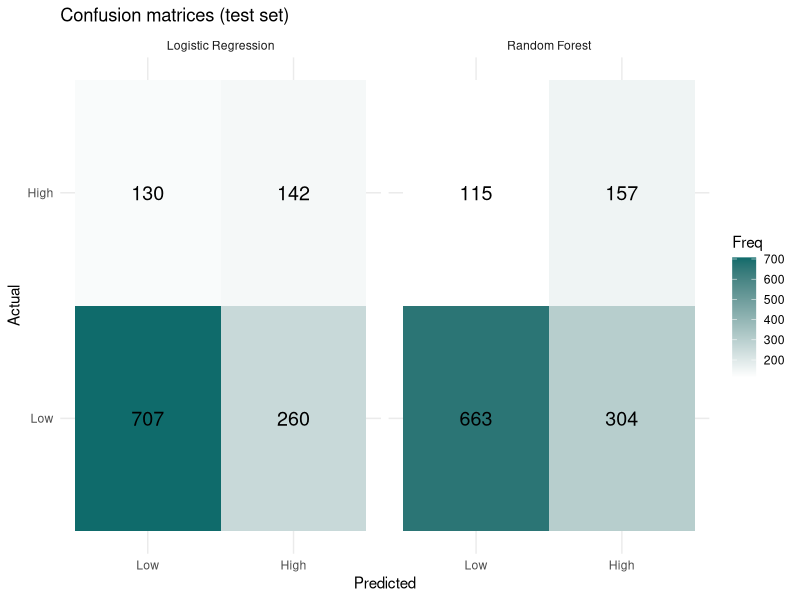
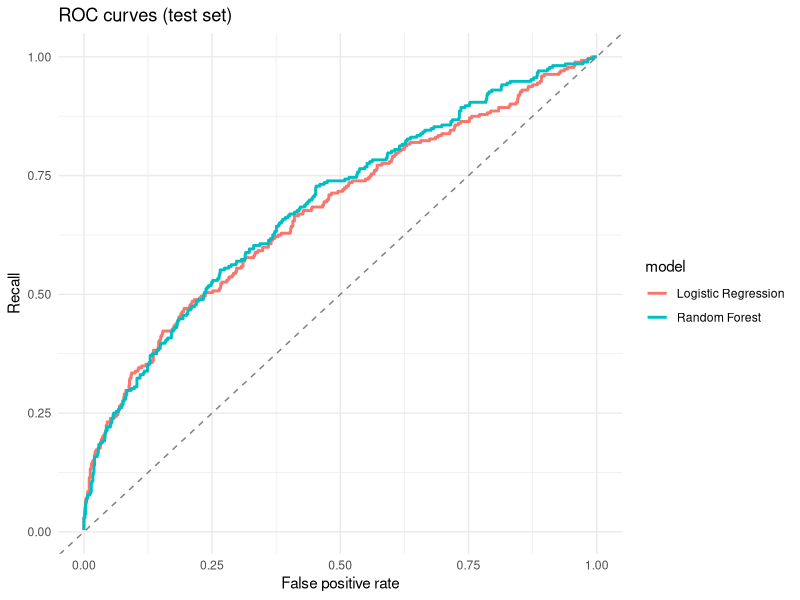
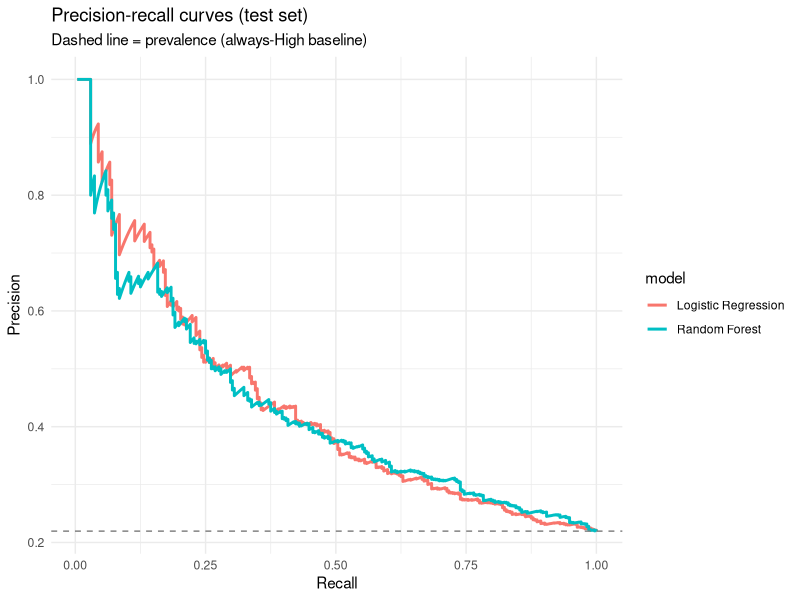
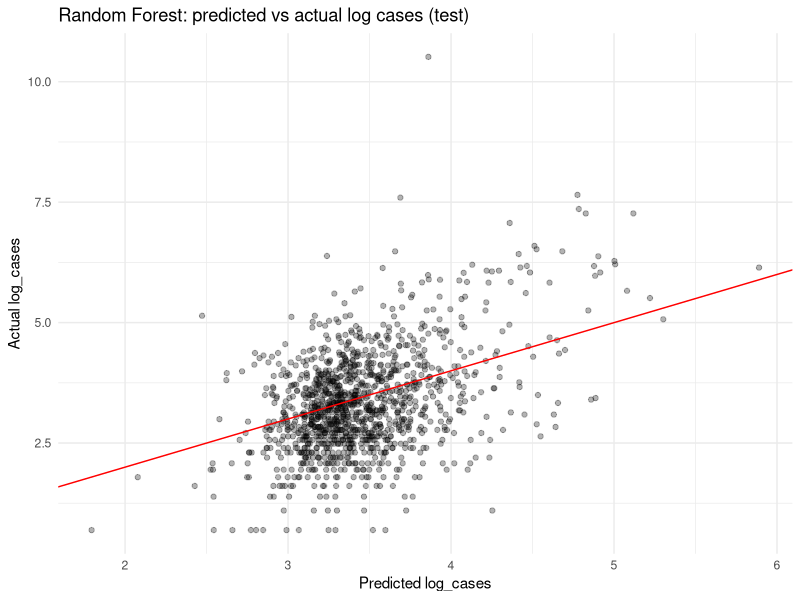

R code for these plots, in order:
library(dplyr)
library(ggplot2)
library(ranger)

set.seed(42)
for (p in c("outputs/tables", "outputs/models",
            "outputs/figures/regression", "outputs/figures/classification"))
  dir.create(p, recursive = TRUE, showWarnings = FALSE)

MTRY_REG  <- 9
MTRY_CLF  <- 3
THR_LR    <- 0.22
THR_RF    <- 0.27
N_BOOT    <- 1000

d <- read.csv("data/final/modeling_data.csv", stringsAsFactors = TRUE)
d$high   <- as.integer(d$high_outbreak %in% c("High", 1, "1", TRUE, "TRUE"))
d$high_f <- factor(ifelse(d$high == 1, "High", "Low"), levels = c("Low", "High"))
d$is_monsoon  <- as.numeric(d$is_monsoon)
d$has_history <- as.numeric(d$has_history)

train  <- d %>% filter(split == "train")
test   <- d %>% filter(split == "test")
stress <- d %>% filter(split == "stress")

# Keep this list identical to the one used in 08_regression.R and 09_classification.R.
predictors <- c("prev_log_cases", "roll3_log_cases", "days_since_prev",
                "n_prior_reports", "has_history",
                "Temp_C", "preci_log", "LAI",
                "temp_x_precip", "temp_x_lai", "hot_wet",
                "season", "is_monsoon", "month_sin", "month_cos", "year_index",
                "Disease", "zone", "Latitude", "Longitude")
# is_monsoon is fully determined by season, so it is dropped for the linear models
lin_pred <- setdiff(predictors, "is_monsoon")

lm_fit  <- lm(log_cases ~ ., data = train[, c("log_cases", lin_pred)])
glm_fit <- suppressWarnings(
  glm(high_f ~ ., data = train[, c("high_f", lin_pred)], family = binomial()))
rf_reg  <- ranger(log_cases ~ ., data = train[, c("log_cases", predictors)],
                  num.trees = 500, mtry = MTRY_REG, seed = 42)
rf_clf  <- ranger(high_f ~ ., data = train[, c("high_f", predictors)],
                  num.trees = 500, mtry = MTRY_CLF, probability = TRUE, seed = 42)

saveRDS(list(lm = lm_fit, glm = glm_fit, rf_reg = rf_reg, rf_clf = rf_clf),
        "outputs/models/final_models.rds")

thr_tbl <- train %>% filter(high == 1) %>% group_by(Disease) %>%
  summarise(min_high = min(Cases), .groups = "drop")

add_preds <- function(df) {
  df$pred_base <- mean(train$log_cases)
  df$pred_lm   <- suppressWarnings(predict(lm_fit, df))
  df$pred_rf   <- predict(rf_reg, df)$predictions
  df$p_lr      <- suppressWarnings(predict(glm_fit, df, type = "response"))
  df$p_rf      <- predict(rf_clf, df)$predictions[, "High"]
  thr          <- thr_tbl$min_high[match(df$Disease, thr_tbl$Disease)]
  df$rule_prev <- as.integer(df$has_history == 1 & expm1(df$prev_log_cases) >= thr)
  df$rule_prev[is.na(df$rule_prev)] <- 0L
  df
}
test   <- add_preds(test)
stress <- add_preds(stress)


reg_metrics <- function(y, pred, model) {
  data.frame(model = model, n = length(y),
             RMSE = sqrt(mean((y - pred)^2)),
             MAE  = mean(abs(y - pred)),
             R2   = 1 - sum((y - pred)^2) / sum((y - mean(y))^2),
             MAE_cases = mean(abs(expm1(y) - expm1(pred))))
}

roc_auc <- function(y, s) {
  n1 <- sum(y == 1); n0 <- sum(y == 0); r <- rank(s)
  (sum(r[y == 1]) - n1 * (n1 + 1) / 2) / (n1 * n0)
}

curve_points <- function(y, s) {
  o <- order(s, decreasing = TRUE); y <- y[o]; s <- s[o]
  tp <- cumsum(y); fp <- cumsum(1 - y)
  last <- c(s[-length(s)] != s[-1], TRUE)
  tp <- tp[last]; fp <- fp[last]
  data.frame(tpr = tp / sum(y), fpr = fp / sum(1 - y), precision = tp / (tp + fp))
}

pr_auc <- function(y, s) {
  cp <- curve_points(y, s)
  sum(diff(c(0, cp$tpr)) * cp$precision)
}

clf_metrics <- function(y, score, pred, model) {
  tp <- sum(pred == 1 & y == 1); fp <- sum(pred == 1 & y == 0)
  fn <- sum(pred == 0 & y == 1); tn <- sum(pred == 0 & y == 0)
  precision <- if (tp + fp > 0) tp / (tp + fp) else NA
  recall    <- tp / (tp + fn)
  f1 <- if (!is.na(precision) && precision + recall > 0)
    2 * precision * recall / (precision + recall) else 0
  data.frame(model = model, n = length(y),
             accuracy = (tp + tn) / length(y), precision = precision,
             recall = recall, F1 = f1, specificity = tn / (tn + fp),
             ROC_AUC = roc_auc(y, score), PR_AUC = pr_auc(y, score),
             prevalence = mean(y))
}

evaluate <- function(df, set_name, subset_label) {
  y <- df$high; n <- nrow(df)
  reg <- bind_rows(
    reg_metrics(df$log_cases, df$pred_base, "Baseline (train mean)"),
    reg_metrics(df$log_cases, df$pred_lm,   "Linear Regression"),
    reg_metrics(df$log_cases, df$pred_rf,   "Random Forest"))
  clf <- bind_rows(
    clf_metrics(y, df$p_lr, as.integer(df$p_lr >= THR_LR), "Logistic Regression"),
    clf_metrics(y, df$p_rf, as.integer(df$p_rf >= THR_RF), "Random Forest"),
    clf_metrics(y, df$rule_prev, df$rule_prev, "Previous report rule"),
    clf_metrics(y, rep(0, n), rep(0L, n), "Always Low"))
  list(reg = cbind(set = set_name, subset = subset_label, reg),
       clf = cbind(set = set_name, subset = subset_label, clf))
}

# ---------------------------------------------------------------- evaluate
reg_all <- list(); clf_all <- list()
for (s in c("test", "stress")) {
  df <- get(s)
  for (h in c("All", "has_history=1", "has_history=0")) {
    sub <- switch(h, "All" = df,
                  "has_history=1" = df[df$has_history == 1, ],
                  "has_history=0" = df[df$has_history == 0, ])
    r <- evaluate(sub, s, h)
    reg_all[[paste(s, h)]] <- r$reg
    clf_all[[paste(s, h)]] <- r$clf
  }
}
reg_tab <- bind_rows(reg_all); clf_tab <- bind_rows(clf_all)
num_cols <- function(x) mutate(x, across(where(is.numeric) & !matches("^n$"), ~ round(.x, 3)))
write.csv(num_cols(reg_tab), "outputs/tables/eval_regression.csv", row.names = FALSE)
write.csv(num_cols(clf_tab), "outputs/tables/eval_classification.csv", row.names = FALSE)

cat("\n=== Regression (log scale; MAE_cases on case scale) ===\n")
print(num_cols(reg_tab %>% filter(subset == "All")), row.names = FALSE)
cat("\n=== Surge classification ===\n")
print(num_cols(clf_tab %>% filter(subset == "All")), row.names = FALSE)


cm <- function(y, p) table(Actual = factor(ifelse(y == 1, "High", "Low"), c("Low", "High")),
                           Predicted = factor(ifelse(p == 1, "High", "Low"), c("Low", "High")))
pred_lr_test <- as.integer(test$p_lr >= THR_LR)
pred_rf_test <- as.integer(test$p_rf >= THR_RF)
cat("\nConfusion matrix, test, Logistic Regression:\n"); print(cm(test$high, pred_lr_test))
cat("\nConfusion matrix, test, Random Forest:\n");       print(cm(test$high, pred_rf_test))

cm_df <- bind_rows(
  as.data.frame(cm(test$high, pred_lr_test)) %>% mutate(model = "Logistic Regression"),
  as.data.frame(cm(test$high, pred_rf_test)) %>% mutate(model = "Random Forest"))
p_cm <- ggplot(cm_df, aes(Predicted, Actual, fill = Freq)) +
  geom_tile() + geom_text(aes(label = Freq), size = 5) +
  scale_fill_gradient(low = "white", high = "#0f6b6b") +
  facet_wrap(~ model) + labs(title = "Confusion matrices (test set)") + theme_minimal()
ggsave("outputs/figures/classification/confusion_matrices_test.png", p_cm,
       width = 8, height = 4, dpi = 300)


curves <- bind_rows(
  cbind(curve_points(test$high, test$p_lr), model = "Logistic Regression"),
  cbind(curve_points(test$high, test$p_rf), model = "Random Forest"))

p_roc <- ggplot(curves, aes(fpr, tpr, colour = model)) +
  geom_line(linewidth = 1) + geom_abline(linetype = "dashed", colour = "grey50") +
  labs(title = "ROC curves (test set)", x = "False positive rate", y = "Recall") +
  theme_minimal()
p_pr <- ggplot(curves, aes(tpr, precision, colour = model)) +
  geom_line(linewidth = 1) + geom_hline(yintercept = mean(test$high), linetype = "dashed",
                                        colour = "grey50") +
  labs(title = "Precision-recall curves (test set)",
       subtitle = "Dashed line = prevalence (always-High baseline)",
       x = "Recall", y = "Precision") + theme_minimal()
ggsave("outputs/figures/classification/roc_test.png", p_roc, width = 6, height = 5, dpi = 300)
ggsave("outputs/figures/classification/pr_test.png", p_pr, width = 6, height = 5, dpi = 300)

p_pa <- ggplot(test, aes(pred_rf, log_cases)) +
  geom_point(alpha = 0.3) + geom_abline(colour = "red") +
  labs(title = "Random Forest: predicted vs actual log cases (test)",
       x = "Predicted log_cases", y = "Actual log_cases") + theme_minimal()
ggsave("outputs/figures/regression/rf_pred_vs_actual_test.png", p_pa,
       width = 6, height = 5, dpi = 300)

cat("\n=== Paired t-test on squared errors (test): Linear vs Random Forest ===\n")
print(t.test((test$log_cases - test$pred_lm)^2, (test$log_cases - test$pred_rf)^2,
             paired = TRUE))

cat("\n=== McNemar test (test): Logistic vs Random Forest correctness ===\n")
ok_lr <- pred_lr_test == test$high; ok_rf <- pred_rf_test == test$high
print(mcnemar.test(table(LR_correct = ok_lr, RF_correct = ok_rf)))

f1_at <- function(y, p) {
  tp <- sum(p == 1 & y == 1); fp <- sum(p == 1 & y == 0); fn <- sum(p == 0 & y == 1)
  if (tp == 0) 0 else 2 * tp / (2 * tp + fp + fn)
}
rmse <- function(y, p) sqrt(mean((y - p)^2))

n <- nrow(test)
boot <- t(replicate(N_BOOT, {
  i <- sample.int(n, n, replace = TRUE); b <- test[i, ]
  c(RMSE_diff   = rmse(b$log_cases, b$pred_rf) - rmse(b$log_cases, b$pred_lm),
    F1_diff     = f1_at(b$high, as.integer(b$p_rf >= THR_RF)) -
      f1_at(b$high, as.integer(b$p_lr >= THR_LR)),
    PR_AUC_diff = pr_auc(b$high, b$p_rf) - pr_auc(b$high, b$p_lr),
    ROC_AUC_diff = roc_auc(b$high, b$p_rf) - roc_auc(b$high, b$p_lr))
}))
obs <- c(RMSE_diff   = rmse(test$log_cases, test$pred_rf) - rmse(test$log_cases, test$pred_lm),
         F1_diff     = f1_at(test$high, pred_rf_test) - f1_at(test$high, pred_lr_test),
         PR_AUC_diff = pr_auc(test$high, test$p_rf) - pr_auc(test$high, test$p_lr),
         ROC_AUC_diff = roc_auc(test$high, test$p_rf) - roc_auc(test$high, test$p_lr))
boot_tab <- data.frame(metric = names(obs), rf_minus_linear = round(obs, 4),
                       ci_low  = round(apply(boot, 2, quantile, 0.025), 4),
                       ci_high = round(apply(boot, 2, quantile, 0.975), 4),
                       row.names = NULL)
boot_tab$ci_excludes_zero <- boot_tab$ci_low > 0 | boot_tab$ci_high < 0
cat("\n=== Bootstrap 95% CI for RF minus linear/logistic (test) ===\n")
cat("RMSE_diff < 0 favours RF; the other differences > 0 favour RF.\n")
print(boot_tab, row.names = FALSE)
write.csv(boot_tab, "outputs/tables/eval_bootstrap_differences.csv", row.names = FALSE)
